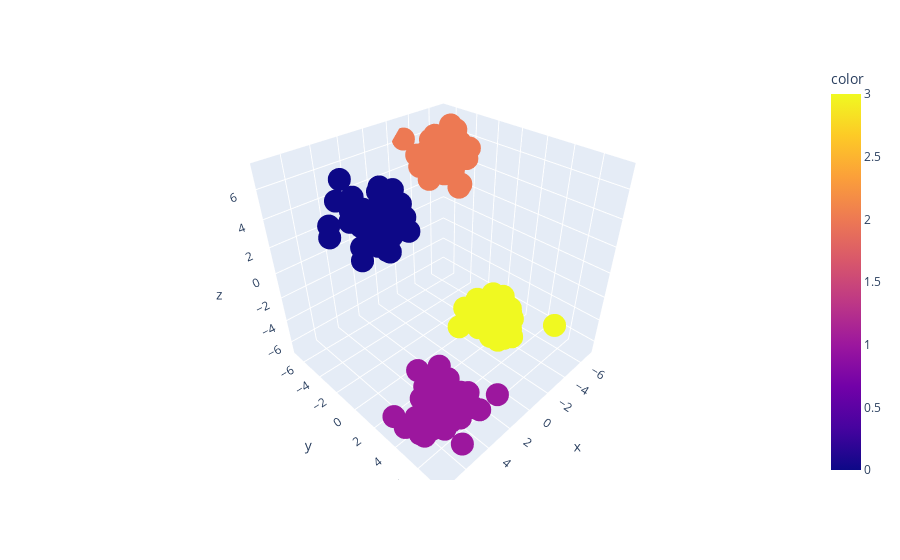

This figure's notebook cell:
### Code cell
fig=px.scatter_3d(x=df['col1'],y=df['col2'],z=df['col3'],color=df['label'])
fig.show()

### Figure 1 — Plotly figure (JSON) as saved in the notebook; plotly's stock layout.template omitted (floating-point values rounded to 4 significant figures; data arrays with more than 128 entries replaced by an {"elided": "..."} marker saying what was removed)
{"data": [{"hovertemplate": "x=%{x}<br>y=%{y}<br>z=%{z}<br>color=%{marker.color}<extra></extra>", "legendgroup": "", "marker": {"color": {"elided": "200 int values"}, "coloraxis": "coloraxis", "symbol": "circle"}, "mode": "markers", "name": "", "scene": "scene", "showlegend": false, "type": "scatter3d", "x": {"elided": "200 float values"}, "y": {"elided": "200 float values"}, "z": {"elided": "200 float values"}}], "layout": {"coloraxis": {"colorbar": {"title": {"text": "color"}}, "colorscale": [[0, "#0d0887"], [0.1111, "#46039f"], [0.2222, "#7201a8"], [0.3333, "#9c179e"], [0.4444, "#bd3786"], [0.5556, "#d8576b"], [0.6667, "#ed7953"], [0.7778, "#fb9f3a"], [0.8889, "#fdca26"], [1, "#f0f921"]]}, "legend": {"tracegroupgap": 0}, "margin": {"t": 60}, "scene": {"domain": {"x": [0, 1], "y": [0, 1]}, "xaxis": {"title": {"text": "x"}}, "yaxis": {"title": {"text": "y"}}, "zaxis": {"title": {"text": "z"}}}}}
